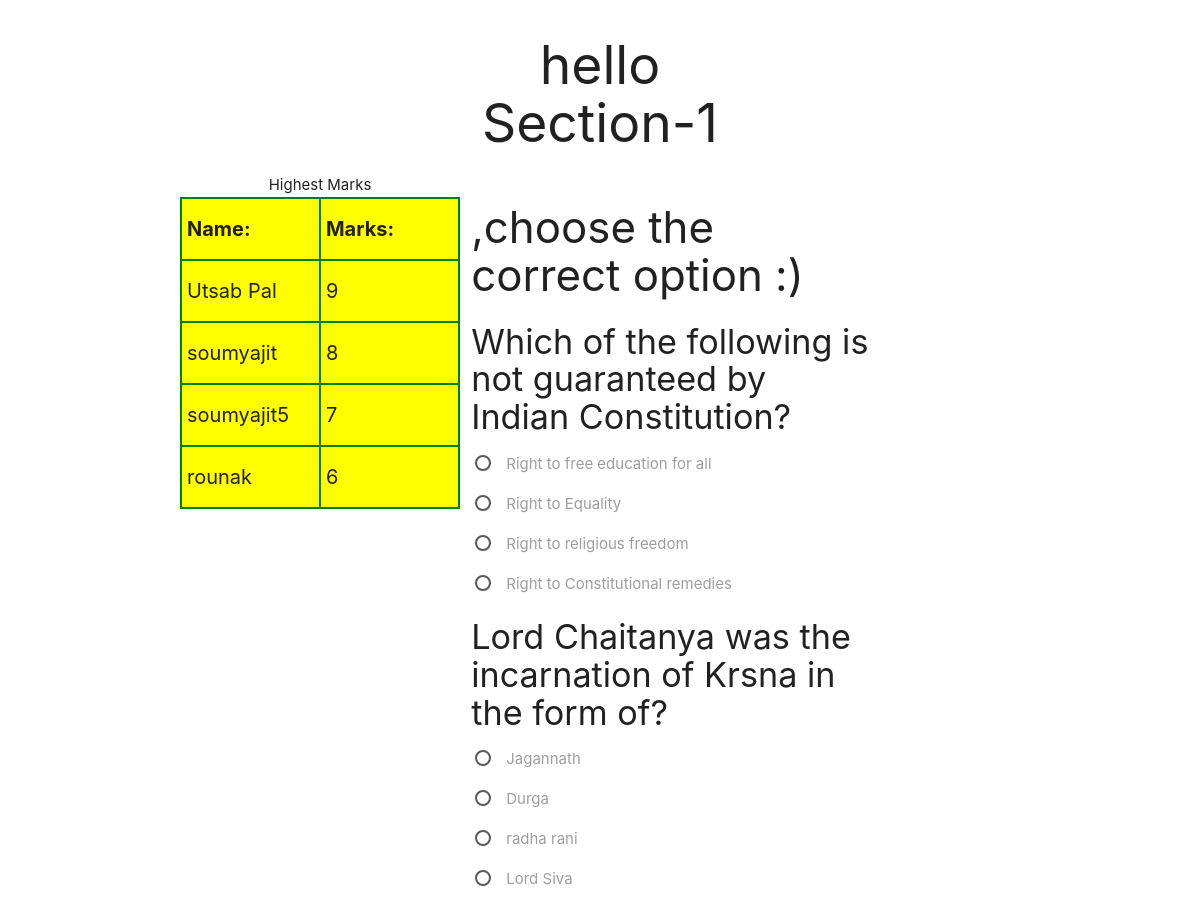
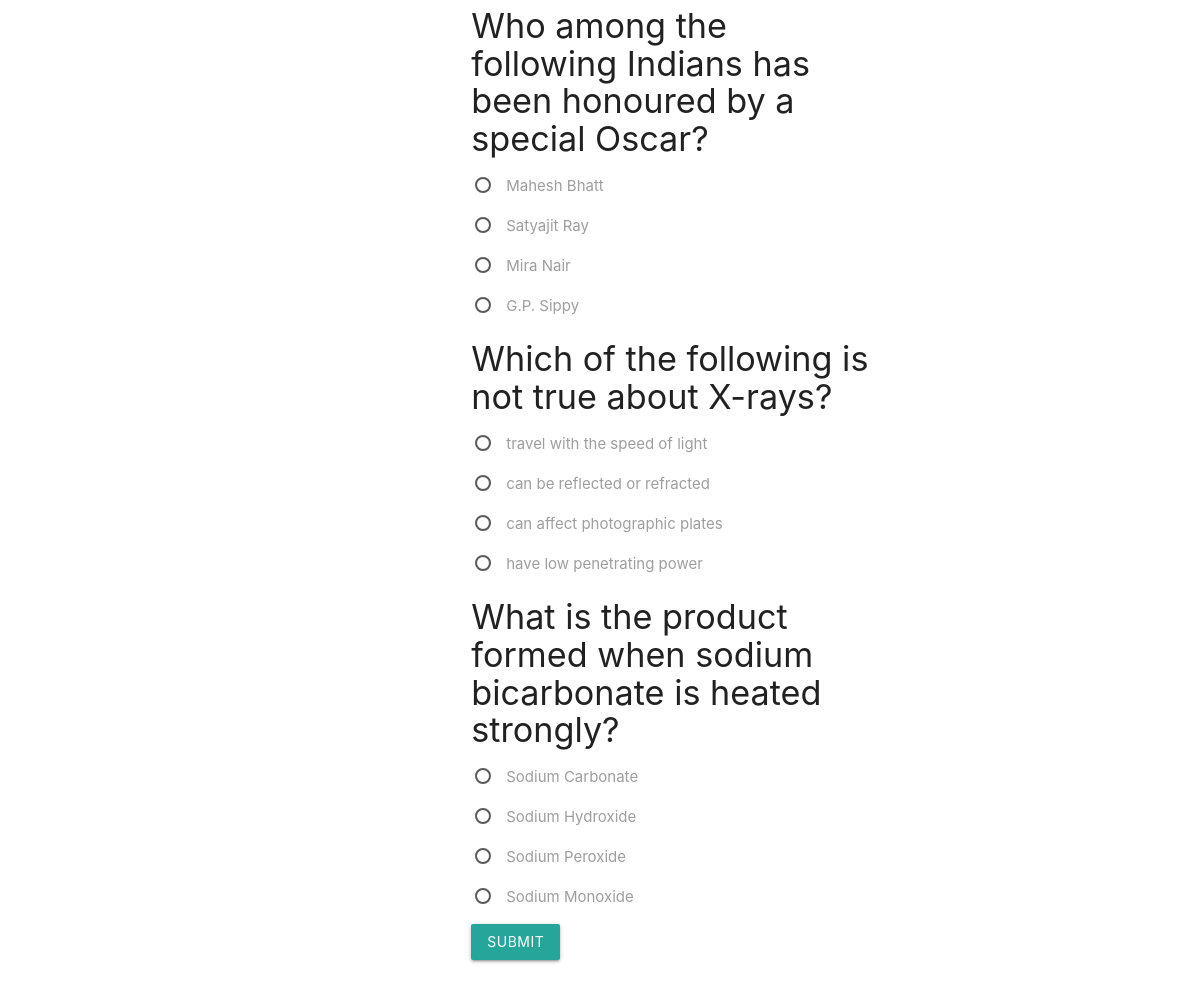
Screenshot of /quiz.php with the database file from the repository (2 pictures, top to bottom).
### tables this page shows
CREATE TABLE `sampletable` (
  `name` varchar(50) NOT NULL,
  `password` varchar(50) NOT NULL,
  `points` int(11) DEFAULT NULL,
  `p2` int(11) DEFAULT NULL,
  `p3` int(11) DEFAULT NULL,
  `p4` int(11) DEFAULT NULL,
  `save` int(11) DEFAULT NULL
);

CREATE TABLE `questions` (
  `qid` int(11) NOT NULL,
  `question` varchar(110) NOT NULL,
  `ansid` int(11) NOT NULL
);

CREATE TABLE `answer` (
  `id` int(11) NOT NULL,
  `answer` varchar(100) NOT NULL,
  `ansid` int(11) NOT NULL
);

### quiz.php (the view, shortened to what this page needs)
<?php
$con=mysqli_connect("fdb26.awardspace.net" , "3072694_sample", "sahaj@123", "3072694_sample");
?>
<!DOCTYPE html>
<html>
<head>
 	<link rel="stylesheet" href="https://use.fontawesome.com/releases/v5.0.13/css/all.css">
 	<link rel="stylesheet" href="https://cdnjs.cloudflare.com/ajax/libs/materialize/1.0.0-beta/css/materialize.min.css">
</head>
<body>
	<h2 class="center">hello <?php echo $_SESSION['username']; ?><br>Section-1</h2>
	<div class="row container">
	<table class="col l4">
		<caption>Highest Marks</caption>
	<tr>
		<th>Name:</th>
		<th>Marks:</th>
	</tr>
		<?php
			$i = 0;
			$q1 = "SELECT * FROM sampletable ORDER BY p4 DESC";
			$query1 = mysqli_query($con, $q1);
			while($rows = mysqli_fetch_array($query1) and $i<5){
				$i++;
			?>
			<tr>
				<td><?php echo $rows['name']; ?></td>
				<td><?php echo $rows['p4']; ?></td>
			</tr>
			<?php
			}
		?>
	</table>
		<div class="col l6">
		<h3><?php echo $_SESSION['username']; ?>,choose the correct option :) </h3>
		<form method="post" action="result1.php" class="input-field">
			<?php
			$arr = array(1,2,3,4,5);
			shuffle($arr);
			for($j = 0;$j<5;$j++){
			$i = $arr[$j];
			$q = "select * from questions where qid = $i";
			$query = mysqli_query($con, $q);
			while($rows = mysqli_fetch_array($query)){
		?>
				<h4><?php echo $rows['question'] ?></h4>
				<?php
				$q = "select * from answer where id = $i";
				$query = mysqli_query($con, $q);
				while ($rows = mysqli_fetch_array($query)) {
				?>
				<p>
					<label>
						<span><?php echo $rows['answer'] ?></span>
					</label>
			    </p>
		<?php
			}
			}
	    }
		?>
		<button type="submit" name="submit" class="btn">submit</button>
		</form>
	</div>
	</div>
</body>
</html>

### quiz.php (style rules this page uses)
td,th { border: 2px solid green; font-size: 20px; width: 50%; background-color: yellow; }

### rows the page displays
sampletable: name "Utsab Pal", p4 "9"
sampletable: name "soumyajit", p4 "8"
sampletable: name "soumyajit5", p4 "7"
sampletable: name "rounak", p4 "6"
questions: question "Which of the following is not guaranteed by Indian Constitution?"
answer: answer "Right to free education for all"
answer: answer "Right to Equality"
answer: answer "Right to religious freedom"
answer: answer "Right to Constitutional remedies"
questions: question "Lord Chaitanya was the incarnation of Krsna in the form of?"
answer: answer "Jagannath"
answer: answer "Durga"
answer: answer "radha rani"
answer: answer "Lord Siva"
questions: question "Who among the following Indians has been honoured by a special Oscar?"
answer: answer "Mahesh Bhatt"
answer: answer "Satyajit Ray"
answer: answer "Mira Nair"
answer: answer "G.P. Sippy"
questions: question "Which of the following is not true about X-rays?"
answer: answer "travel with the speed of light"
answer: answer "can be reflected or refracted"
answer: answer "can affect photographic plates"
answer: answer "have low penetrating power"
questions: question "What is the product formed when sodium bicarbonate is heated strongly?"
answer: answer "Sodium Carbonate"
answer: answer "Sodium Hydroxide"
answer: answer "Sodium Peroxide"
answer: answer "Sodium Monoxide"
